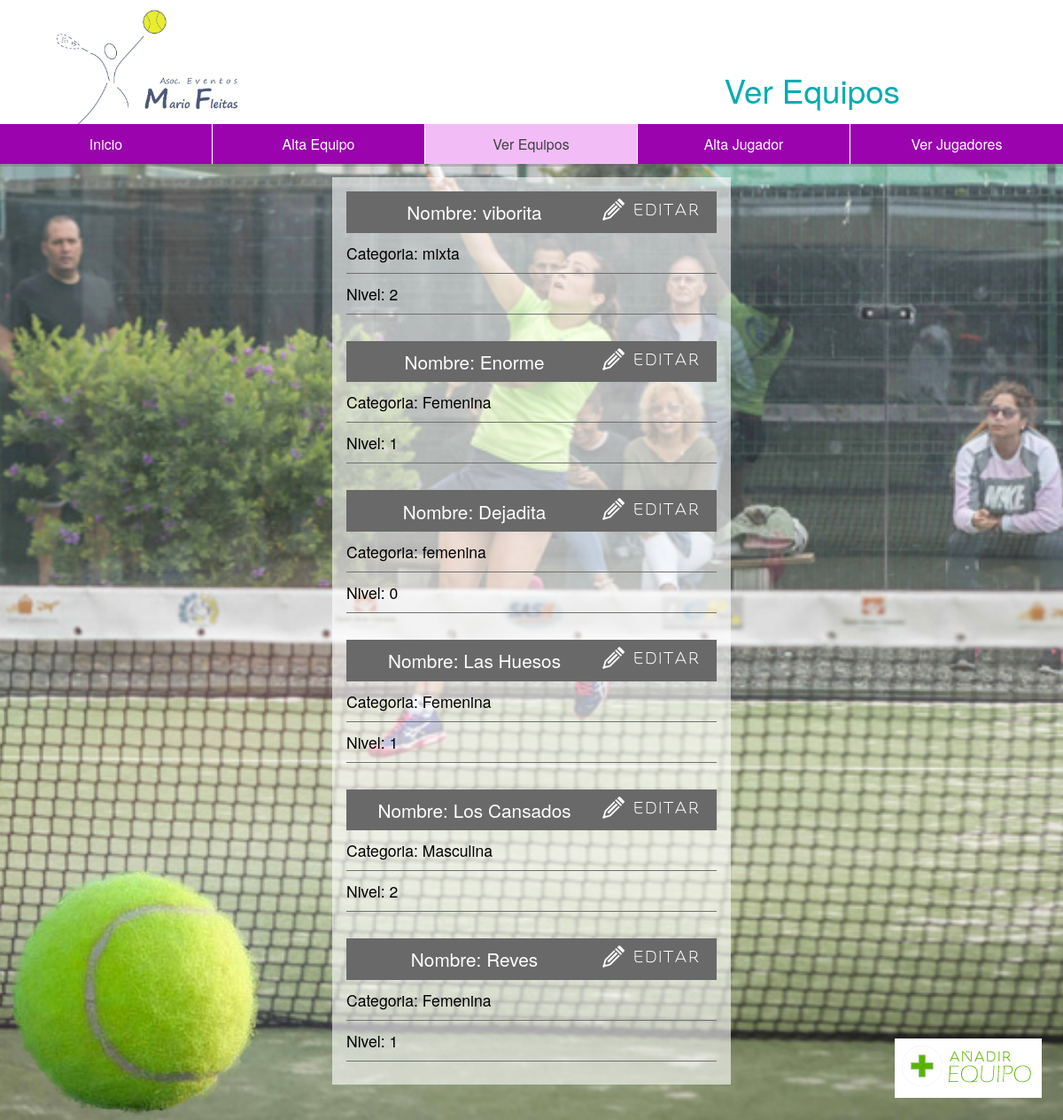
The app's page /ver_Equipos.php with its own data.
### tables this page shows
CREATE TABLE `equipos` (
  `id` int(2) NOT NULL,
  `nombre` varchar(30) NOT NULL,
  `categoria` varchar(10) NOT NULL,
  `nivel` int(1) NOT NULL
);

### bbdd/BaseDeDatos.php (called while the page is built, shortened)
<?php
class BaseDeDatos{
    public function __construct($servidor,$usuario,$password,$db,$puerto,$tipo){
        $this->servidor = $servidor;
        $this->usuario = $usuario;
        $this->password = $password;
        $this->db = $db;
        $this->puerto = $puerto;
    }
}
?>

### bbdd/DBMySql.php (called while the page is built, shortened)
<?php
class DBMySql extends BaseDeDatos{
    protected $conexion;
    public function __construct($servidor,$usuario,$password,$db,$puerto=3306){
            $this->conexion = mysqli_connect($this->servidor.':'.$this->puerto,$this->usuario,$this->password);
                mysqli_select_db($this->conexion,$this->db);
    }
    public function setQuery($query){
        return $this->idConsulta =mysqli_query($this->conexion,$query);
    }
}
?>

### Funciones.php (the view, shortened to what this page needs)
<?php
include("bbdd/BaseDeDatos.php");
include("bbdd/DBMySql.php");
function conexionBD($consulta){
    $dbLocal = new DBMySql('localhost','padel','1234','padel',3306);
    $valor = $dbLocal->setQuery($consulta);
    return $valor;
}
function menu($numero){
    $class1='';$class2='';$class3='';$class4='';$class5='';
        switch($numero){
            case 3:
                $class3='active';
                break;
        }
        $menu = '<li><a href="index.php" class="'.$class1.'">Inicio</a></li>
        <li><a href="alta_Equipo.php" class="'.$class2.'">Alta Equipo</a></li>
        <li><a href="ver_Equipos.php" class="'.$class3.'">Ver Equipos</a></li>
        <li><a href="alta_Jugador.php" class="'.$class4.'">Alta Jugador</a></li>
        <li><a href="ver_Jugadores.php" class="'.$class5.'">Ver Jugadores</a></li>';
        return $menu;
    }
function verEquipos(){
        $consulta = "SELECT * FROM equipos";
        $valor = conexionBD($consulta);
        $resultado ='';
        while($row = mysqli_fetch_assoc($valor)){
            $resultado .= '<h3>Nombre:
                                <span>'.$row['nombre'].'</span>
                                <a href="editar_Equipo.php?id='.$row['id'] .'"class="editar">
                                    <img src="images/editar.png">
                                </a>
                            </h3>';
            $resultado .= '<h4>Categoria: <span>'.$row['categoria'].'</span></h4>';
            $resultado .= '<h4>Nivel: <span>'.$row['nivel'].'</span></h4>';
        }
        return $resultado;
    }
?>

### ver_Equipos.php (shortened to what this page needs)
<?php
include("funciones.php");
$menu = menu(3);
$resultado = verEquipos();
?>
<!DOCTYPE html>
<html lang="en">
<head>
     <link rel="stylesheet" href="css.css">
</head>
<body>
    <header>
        <h1>
            <img src="images/logo2.jpg" alt="Logo"/>
        </h1>
        <h2>Ver Equipos</h2>
    </header>
    <nav>
        <ul>
            <?= $menu ?>
        </ul>
    </nav>
    <section>
        <?= $resultado ?>
    </section>
    <article id="ver_equipos">
        <img src="images/bola.png" alt="bola">
    </article>
    <div class="nuevoequipo">
        <a href="alta_equipo.php">
            <img src="images/nuevoequipo.png" alt="Dar de Alta Equipo">
        </a>
    </div>
</body>
</html>

### css.css (style rules this page uses)
* { margin:0; padding:0; }
body { font-family:Gotham, "Helvetica Neue", Helvetica, Arial, sans-serif; background:url(images/alexia.png) no-repeat center fixed; background-size:cover; }
header { min-height:160px; background:#fff; }
header h1 { float:left; margin-left:1em; color:rgb(0, 172, 178); }
header img { height:150px; }
h2 { float:right; color:rgb(0, 172, 178); font-size:2.3em; font-weight:lighter; margin-right:5em; margin-top:75px; }
nav { width:100%; margin-top:-20px; float:left; border-bottom:3px solid rgba(98,98,98,0.30) }
nav ul { width:100%; list-style:none; }
nav ul li { width:20%; float:left; box-sizing:border-box; border-right:1px solid #fff; }
nav ul li:last-child { border-right:none; }
nav ul li a { background:rgb(154, 3, 174); color:#fff; padding:0.7em 0; font-size:1em; display:block; text-align:center; text-decoration:none; }
nav ul li a.active, nav ul li a:hover { background: rgb(242, 189, 247); color: rgba(65,65,65,1.00); }
section, form { width:50%; max-width:450px; background:rgba(255,255,255,0.60); margin:40px auto; padding:1em; box-sizing:border-box; }
h3 { color:#fff; text-align:center; font-weight:lighter; background:rgba(105,105,105,1.00); padding:0.4em 0; margin-top:30px; font-size:1.3em; }
h3:first-child { margin-top:0; }
h3 span { font-weight:normal; }
h4 { font-size:1.1em; font-weight:lighter; margin:10px 0; border-bottom:1px solid rgba(113,113,113,1.0); padding-bottom:10px; }
h4 span { font-weight:normal; }
article#ver_equipos { position:fixed; width:300px; bottom:0px; left:0px; }
article#ver_equipos img { width:100%; }
.nuevoequipo, .nuevojugador { position:fixed; right:2%; bottom:2%; background:#fff; padding:0.5em; }
.editar { float:right; margin-right:20px; }

### records on screen
equipos: nombre "viborita", categoria "mixta", nivel "2"
equipos: nombre "Enorme", categoria "Femenina", nivel "1"
equipos: nombre "Dejadita", categoria "femenina", nivel "0"
equipos: nombre "Las Huesos", categoria "Femenina", nivel "1"
equipos: nombre "Los Cansados", categoria "Masculina", nivel "2"
equipos: nombre "Reves", categoria "Femenina", nivel "1"
